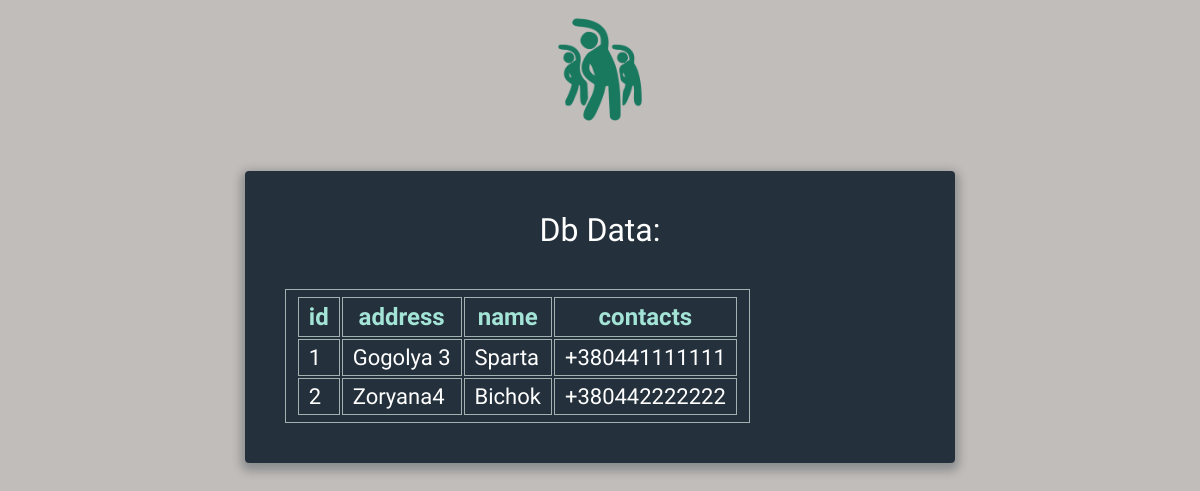
The page /fitness_center on the database its author committed.
### db_model.py (models this page shows)
class FitnessCenter(Base):
    __tablename__ = 'fitness_center'
    id = Column(Integer, primary_key=True, unique=True, autoincrement=True)
    address = Column(String(50), unique=True, nullable=False)
    name = Column(String(50), nullable=False)
    contacts = Column(String(20), nullable=False)

### app.py (the view)
@app.get('/fitness_center')
def fitness_centers():
    db = Db()
    columns = (db_model.FitnessCenter.id, db_model.FitnessCenter.address,
               db_model.FitnessCenter.name, db_model.FitnessCenter.contacts)
    data = db.session.query(*columns).all()
    return render_template('db_data_multiple.html', result=convert_db_query_data(data))

### app.py (called while the page is built)
def convert_db_query_data(query_data):
    if query_data is None:
        return {}
    elif type(query_data) is list:
        return [el._asdict() for el in query_data]
    return query_data._asdict()

### db_orm.py (called while the page is built)
    def _init_db(self):
        Base.query = self.session.query_property()
        Base.metadata.create_all(bind=self.engine)

### templates/db_data_multiple.html (shortened to what this page needs)
{% extends "base.html" %}
{% block content %}
<div id="data">
          <h1>Db Data:</h1>
          {% if result %}
          <table>
              <tr>
              {% for key in result[0].keys() %}
              <th> {{ key }} </th>
              {% endfor %}
              </tr>
              {% for curr_result in result %}
              <tr>
              {% for value in curr_result.values() %}
              <td> {{ value }} </td>
              {% endfor %}
              </tr>
              {% endfor %}
         </table>
        {% endif %}
        </div>
{% endblock %}

### rows shown on the page
FitnessCenter: values "1", address "Gogolya 3", name "Sparta", contacts "+380441111111"
FitnessCenter: values "2", address "Zoryana4", name "Bichok", contacts "+380442222222"

### other values the page prints
{{ key }} "id" "address" "name" "contacts"
